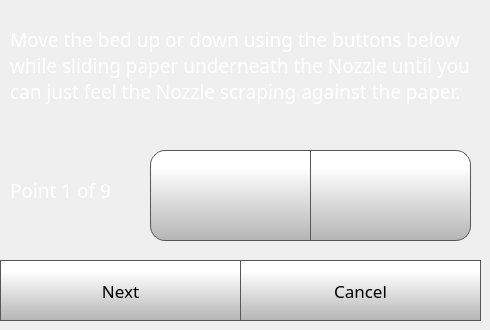
    <widget class="QWidget" name="fullStep2Page">
     <widget class="QLabel" name="caliberateLabel_8">
      <property name="geometry">
       <rect>
        <x>10</x>
        <y>0</y>
        <width>471</width>
        <height>131</height>
       </rect>
      </property>
      <property name="font">
       <font>
        <family>Gotham</family>
        <pointsize>14</pointsize>
        <weight>50</weight>
        <bold>false</bold>
       </font>
      </property>
      <property name="styleSheet">
       <string notr="true">color: rgb(255, 255, 255);</string>
      </property>
      <property name="text">
       <string>Move the bed up or down using the buttons below while sliding paper underneath the Nozzle until you can just feel the Nozzle scraping against the paper.</string>
      </property>
      <property name="wordWrap">
       <bool>true</bool>
      </property>
     </widget>
     <widget class="QPushButton" name="fullStep2CancelButton">
      <property name="geometry">
       <rect>
        <x>240</x>
        <y>260</y>
        <width>241</width>
        <height>61</height>
       </rect>
      </property>
      <property name="font">
       <font>
        <family>Gotham</family>
        <pointsize>13</pointsize>
       </font>
      </property>
      <property name="styleSheet">
       <string notr="true">QPushButton {
     border: 1px solid rgb(87, 87, 87);
	background-color: qlineargradient(spread:pad, x1:0, y1:1, x2:0, y2:0.188, stop:0 rgba(180, 180, 180, 255), stop:1 rgba(255, 255, 255, 255));


}

QPushButton:pressed {
    background-color: qlineargradient(x1: 0, y1: 0, x2: 0, y2: 1,
                                      stop: 0 #dadbde, stop: 1 #f6f7fa);
}

QPushButton:flat {
    border: none; /* no border for a flat push button */
}

QPushButton:default {
    border-color: navy; /* make the default button prominent */
}

QPushButton:focus {
	outline: none;
}</string>
      </property>
      <property name="text">
       <string>Cancel</string>
      </property>
      <property name="iconSize">
       <size>
        <width>40</width>
        <height>40</height>
       </size>
      </property>
     </widget>
     <widget class="QPushButton" name="fullStep2NextButton">
      <property name="geometry">
       <rect>
        <x>0</x>
        <y>260</y>
        <width>241</width>
        <height>61</height>
       </rect>
      </property>
      <property name="font">
       <font>
        <family>Gotham</family>
        <pointsize>13</pointsize>
       </font>
      </property>
      <property name="styleSheet">
       <string notr="true">QPushButton {
     border: 1px solid rgb(87, 87, 87);
	background-color: qlineargradient(spread:pad, x1:0, y1:1, x2:0, y2:0.188, stop:0 rgba(180, 180, 180, 255), stop:1 rgba(255, 255, 255, 255));


}

QPushButton:pressed {
    background-color: qlineargradient(x1: 0, y1: 0, x2: 0, y2: 1,
                                      stop: 0 #dadbde, stop: 1 #f6f7fa);
}

QPushButton:flat {
    border: none; /* no border for a flat push button */
}

QPushButton:default {
    border-color: navy; /* make the default button prominent */
}

QPushButton:focus {
	outline: none;
}</string>
      </property>
      <property name="text">
       <string>Next</string>
      </property>
      <property name="iconSize">
       <size>
        <width>40</width>
        <height>40</height>
       </size>
      </property>
     </widget>
     <widget class="QLabel" name="pointLabel">
      <property name="geometry">
       <rect>
        <x>10</x>
        <y>160</y>
        <width>131</width>
        <height>61</height>
       </rect>
      </property>
      <property name="font">
       <font>
        <family>Gotham</family>
        <pointsize>14</pointsize>
        <weight>50</weight>
        <bold>false</bold>
       </font>
      </property>
      <property name="styleSheet">
       <string notr="true">color: rgb(255, 255, 255);</string>
      </property>
      <property name="text">
       <string>Point 1 of 9</string>
      </property>
      <property name="wordWrap">
       <bool>true</bool>
      </property>
     </widget>
     <widget class="QPushButton" name="moveZMFullCaliberateButton">
      <property name="geometry">
       <rect>
        <x>310</x>
        <y>150</y>
        <width>161</width>
        <height>91</height>
       </rect>
      </property>
      <property name="minimumSize">
       <size>
        <width>0</width>
        <height>0</height>
       </size>
      </property>
      <property name="font">
       <font>
        <family>Gotham</family>
        <pointsize>15</pointsize>
       </font>
      </property>
      <property name="styleSheet">
       <string notr="true">QPushButton {
     border: 1px solid rgb(87, 87, 87);

	background-color: qlineargradient(spread:pad, x1:0, y1:1, x2:0, y2:0.188, stop:0 rgba(180, 180, 180, 255), stop:1 rgba(255, 255, 255, 255));
	border-bottom-right-radius: 15px;
	border-top-right-radius: 15px;
}

QPushButton:pressed {
    background-color: qlineargradient(x1: 0, y1: 0, x2: 0, y2: 1,
                                      stop: 0 #dadbde, stop: 1 #f6f7fa);
}

QPushButton:flat {
    border: none; /* no border for a flat push button */
}

QPushButton:default {
    border-color: navy; /* make the default button prominent */
}

QPushButton:focus {
	outline: none;
}</string>
      </property>
      <property name="text">
       <string/>
      </property>
      <property name="icon">
       <iconset>
        <normaloff>templates/img/arrows.png</normaloff>templates/img/arrows.png</iconset>
      </property>
      <property name="iconSize">
       <size>
        <width>40</width>
        <height>40</height>
       </size>
      </property>
      <property name="checkable">
       <bool>false</bool>
      </property>
      <property name="autoDefault">
       <bool>false</bool>
      </property>
      <property name="default">
       <bool>false</bool>
      </property>
      <property name="flat">
       <bool>false</bool>
      </property>
     </widget>
     <widget class="QPushButton" name="moveZPFullCaliberateButton">
      <property name="geometry">
       <rect>
        <x>150</x>
        <y>150</y>
        <width>161</width>
        <height>91</height>
       </rect>
      </property>
      <property name="minimumSize">
       <size>
        <width>0</width>
        <height>0</height>
       </size>
      </property>
      <property name="font">
       <font>
        <family>Gotham</family>
        <pointsize>15</pointsize>
       </font>
      </property>
      <property name="styleSheet">
       <string notr="true">QPushButton {
     border: 1px solid rgb(87, 87, 87);

	background-color: qlineargradient(spread:pad, x1:0, y1:1, x2:0, y2:0.188, stop:0 rgba(180, 180, 180, 255), stop:1 rgba(255, 255, 255, 255));
	border-bottom-left-radius: 15px;
	border-top-left-radius: 15px;
}

QPushButton:pressed {
    background-color: qlineargradient(x1: 0, y1: 0, x2: 0, y2: 1,
                                      stop: 0 #dadbde, stop: 1 #f6f7fa);
}

QPushButton:flat {
    border: none; /* no border for a flat push button */
}

QPushButton:default {
    border-color: navy; /* make the default button prominent */
}

QPushButton:focus {
	outline: none;
}</string>
      </property>
      <property name="text">
       <string/>
      </property>
      <property name="icon">
       <iconset>
        <normaloff>templates/img/arrows-5.png</normaloff>templates/img/arrows-5.png</iconset>
      </property>
      <property name="iconSize">
       <size>
        <width>40</width>
        <height>40</height>
       </size>
      </property>
      <property name="checkable">
       <bool>false</bool>
      </property>
      <property name="autoDefault">
       <bool>false</bool>
      </property>
      <property name="default">
       <bool>false</bool>
      </property>
      <property name="flat">
       <bool>false</bool>
      </property>
     </widget>
    </widget>
